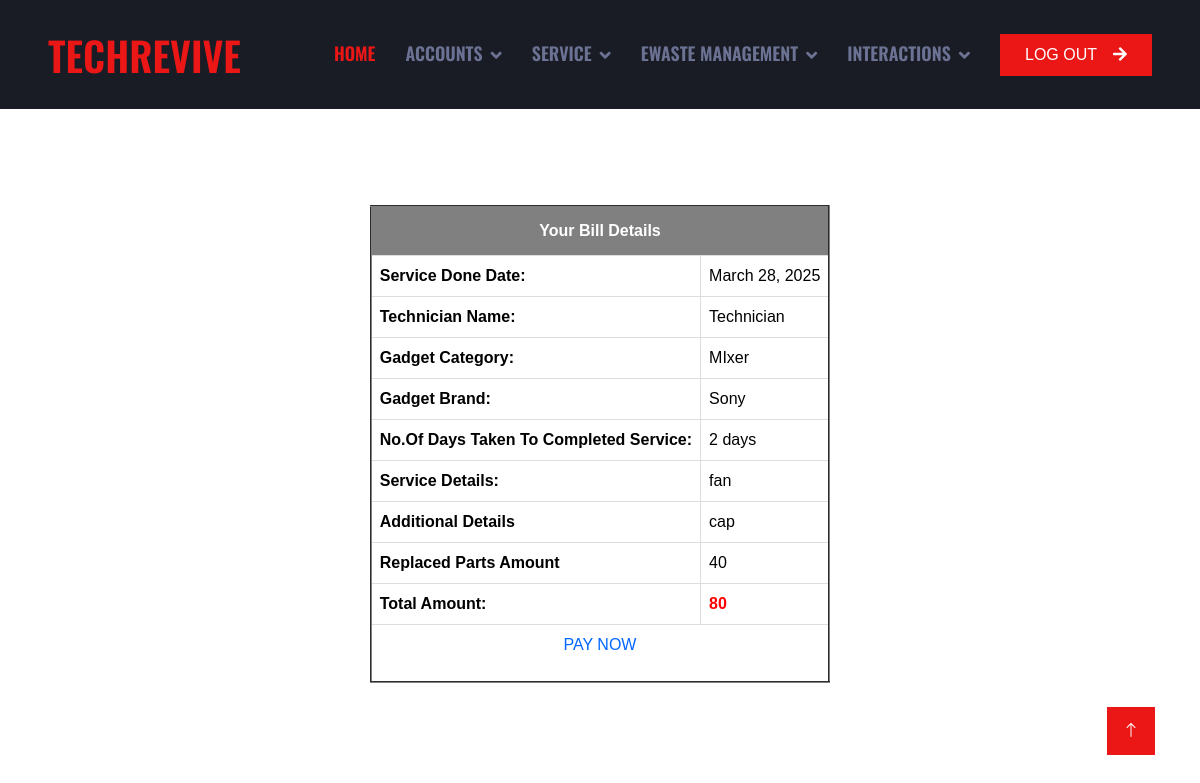
The page /User/viewbill/22 (signed in) on the database its author committed.
### Technician/models.py (models this page shows)
class Servicebill(models.Model):
    servicebill_date=models.DateField(auto_now_add=True)
    servicebill_amount=models.CharField(max_length=100)
    servicebill_noofdays=models.CharField(max_length=100)
    servicebill_details=models.CharField(max_length=200)
    servicebill_additionaldetails=models.CharField(max_length=200)
    servicebill_partamount=models.CharField(max_length=100)
    assignedservicebooking=models.ForeignKey('Admin.Assignservicebook',on_delete=models.SET_NULL,null=True)

### Admin/models.py (models this page shows, shortened)
class Assignservicebook(models.Model):
    asb_status=models.IntegerField(default=0)
    technician=models.ForeignKey(Technician,on_delete=models.SET_NULL,null=True)
    servicebooking=models.ForeignKey('User.Servicebook',on_delete=models.SET_NULL,null=True)

class Technician(models.Model):
    technician_name=models.CharField(max_length=50)
    technician_gender=models.CharField(max_length=50)
    technician_contact=models.CharField(max_length=50)
    technician_email=models.CharField(max_length=50)
    technician_password=models.CharField(max_length=50)
    technician_photo=models.FileField(upload_to='TechnicianDocs/')
    technician_experience=models.CharField(max_length=100)
    technician_address=models.CharField(max_length=100)
    category=models.ForeignKey(Category,on_delete=models.CASCADE)

class Category(models.Model):
    category_name=models.CharField(max_length=50)

class Brand(models.Model):
    brand_name=models.CharField(max_length=50)

### User/models.py (models this page shows)
class Servicebook(models.Model):
    Servicebook_details=models.CharField(max_length=100)
    Servicebook_address=models.CharField(max_length=100)
    Servicebook_date=models.DateField(auto_now_add=True)
    Servicebook_status=models.IntegerField(default=0)
    payment_status=models.IntegerField(default=0)
    category=models.ForeignKey('Admin.Category',on_delete=models.SET_NULL,null=True)
    brand=models.ForeignKey('Admin.Brand',on_delete=models.SET_NULL,null=True)
    user=models.ForeignKey(User,on_delete=models.SET_NULL,null=True)

### User/views.py (the view)
# urls.py: path('viewbill/<int:bid>', views.ViewServiceBill,name="viewbill"),
def ViewServiceBill(request,bid):
    if 'uid' in request.session:
        request.session["bookingid"]=bid
        asbid=Assignservicebook.objects.get(servicebooking=bid)
        servbill=Servicebill.objects.get(assignedservicebooking=asbid)
        return render(request,"User/ViewBill.html",{'data':servbill})
    else:
        return redirect('guest:Home')

### User/Templates/User/ViewBill.html (shortened to what this page needs)
{% extends 'User/Head.html' %}
{% load static %}
{% block content %}
<!DOCTYPE html>
<html lang="en">
<head>
</head>
<body>
    <div id="tab">
        <br>
        <br>
        <br>
        <br>
    <table border="2" align="center" cellpadding="10" style="border-collapse: collapse;">
        <tr>
            <th colspan="4"><center>Your Bill Details</center></th>
            </tr>
        <tr>
            <td><b>Service Done Date:</b></td>
            <td>{{data.servicebill_date}}</td>
        </tr>
        <tr>
            <td><b>Technician Name:</b></td>
            <td>{{data.assignedservicebooking.technician.technician_name}}</td>
        </tr>
        <tr>
            <td><b>Gadget Category:</b></td>
            <td>{{data.assignedservicebooking.servicebooking.category.category_name}}</td>
        </tr>
        <tr>
            <td><b>Gadget Brand:</b></td>
            <td>{{data.assignedservicebooking.servicebooking.brand.brand_name}}</td>
        </tr>
        <tr>
            <td><b>No.Of Days Taken To Completed Service:</b></td>
            <td>{{data.servicebill_noofdays}} days</td>
        </tr>
        <tr>
            <td><b>Service Details:</b></td>
            <td>{{data.servicebill_details}}</td>
        </tr>
        <tr>
            <td><b>Additional Details</b></td>
            <td>{{data.servicebill_additionaldetails}}</td>
        </tr>
        <tr>
            <td><b>Replaced Parts Amount</b></td>
            <td>{{data.servicebill_partamount}}</td>
        </tr>
        <tr>
            <td><b>Total Amount:</b></td>
            <td><b><font color="red">{{data.servicebill_amount}}</font></b></td>
        </tr>
        <tr>
            <td align="center" colspan="2">
                {% if data.assignedservicebooking.servicebooking.payment_status == 0 %}
                <p><a href="{% url 'webuser:viewpay' data.id %}">PAY NOW</a></p>
                {% else %}
                <p><font color="green"><i><b>Already Paid</b></i></font></p>
                {% endif %}
            </td>
        </tr>
    </table>
    </div>
</body>
</html>
{% endblock content %}

### Guest/static/Main/css/style.css (style rules this page uses)
:root { --primary: #EB1616; --secondary: #191C24; --light: #6C7293; --dark: #000000; }

### Guest/static/form.css (style rules this page uses)
#tab { font-family: "Trebuchet MS", Arial, Helvetica, sans-serif; border-collapse: collapse; width: 100%; }
#tab td, #tab th { border: 1px solid #ddd; padding: 8px; color: black; }
#tab a { color:#06F; }
#tab th { padding-top: 12px; padding-bottom: 12px; text-align: left; background-color: gray; color: white; }

### rows shown on the page
Servicebill: servicebill_date "March 28, 2025", assignedservicebooking.technician.technician_name "Technician", assignedservicebooking.servicebooking.category.category_name "MIxer", assignedservicebooking.servicebooking.brand.brand_name "Sony", servicebill_noofdays "2", servicebill_details "fan", servicebill_additionaldetails "cap", servicebill_partamount "40", servicebill_amount "80"
